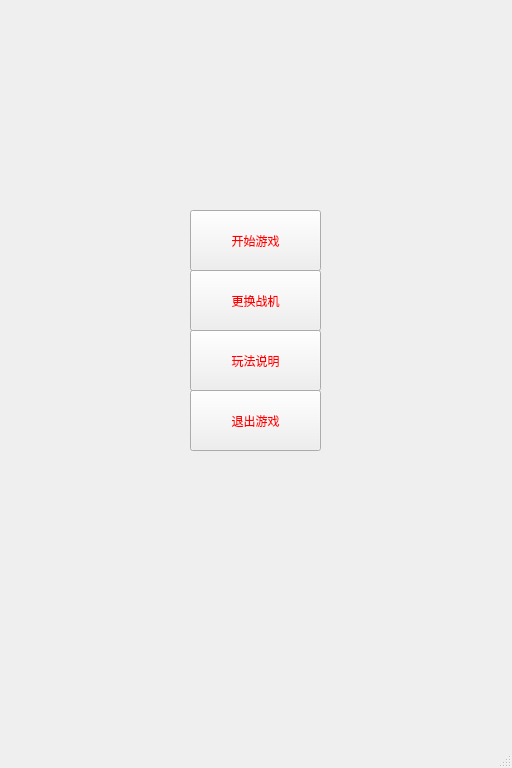
<?xml version="1.0" encoding="UTF-8"?>
<ui version="4.0">
 <class>MainWindow</class>
 <widget class="QMainWindow" name="MainWindow">
  <property name="geometry">
   <rect>
    <x>0</x>
    <y>0</y>
    <width>512</width>
    <height>768</height>
   </rect>
  </property>
  <property name="windowTitle">
   <string>COVID-Killer</string>
  </property>
  <property name="styleSheet">
   <string notr="true"/>
  </property>
  <widget class="QWidget" name="centralwidget">
   <widget class="QPushButton" name="start">
    <property name="geometry">
     <rect>
      <x>190</x>
      <y>210</y>
      <width>131</width>
      <height>61</height>
     </rect>
    </property>
    <property name="styleSheet">
     <string notr="true">color: rgb(255, 0, 0);
background-image: url(:/xingyun1.jpg);</string>
    </property>
    <property name="text">
     <string>开始游戏</string>
    </property>
   </widget>
   <widget class="QPushButton" name="change">
    <property name="geometry">
     <rect>
      <x>190</x>
      <y>270</y>
      <width>131</width>
      <height>61</height>
     </rect>
    </property>
    <property name="styleSheet">
     <string notr="true">color: rgb(255, 0, 0);
background-image: url(:/xingyun1.jpg);</string>
    </property>
    <property name="text">
     <string>更换战机</string>
    </property>
   </widget>
   <widget class="QPushButton" name="records">
    <property name="geometry">
     <rect>
      <x>190</x>
      <y>330</y>
      <width>131</width>
      <height>61</height>
     </rect>
    </property>
    <property name="styleSheet">
     <string notr="true">color: rgb(255, 0, 0);
background-image: url(:/xingyun1.jpg);</string>
    </property>
    <property name="text">
     <string>玩法说明</string>
    </property>
   </widget>
   <widget class="QPushButton" name="exit">
    <property name="geometry">
     <rect>
      <x>190</x>
      <y>390</y>
      <width>131</width>
      <height>61</height>
     </rect>
    </property>
    <property name="styleSheet">
     <string notr="true">color: rgb(255, 0, 0);
background-image: url(:/xingyun1.jpg);</string>
    </property>
    <property name="text">
     <string>退出游戏</string>
    </property>
   </widget>
  </widget>
  <widget class="QStatusBar" name="statusbar"/>
 </widget>
 <resources/>
 <connections/>
</ui>
